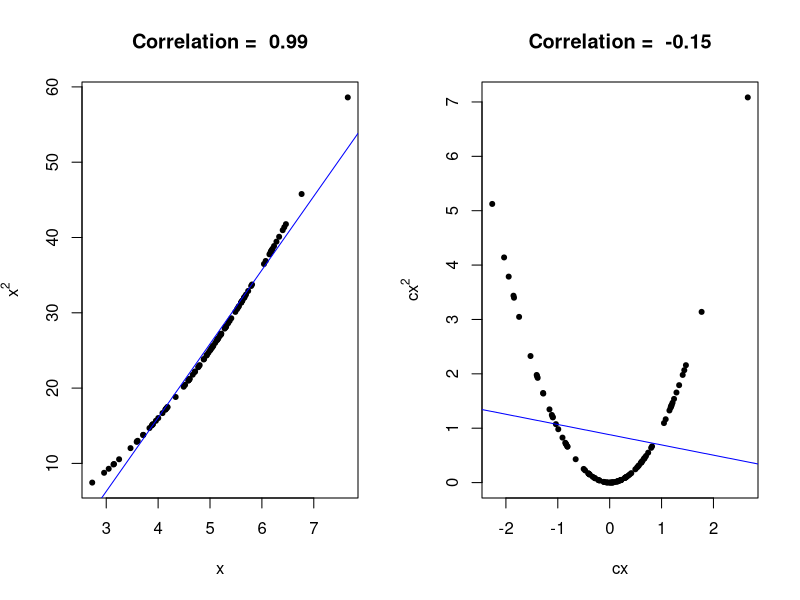
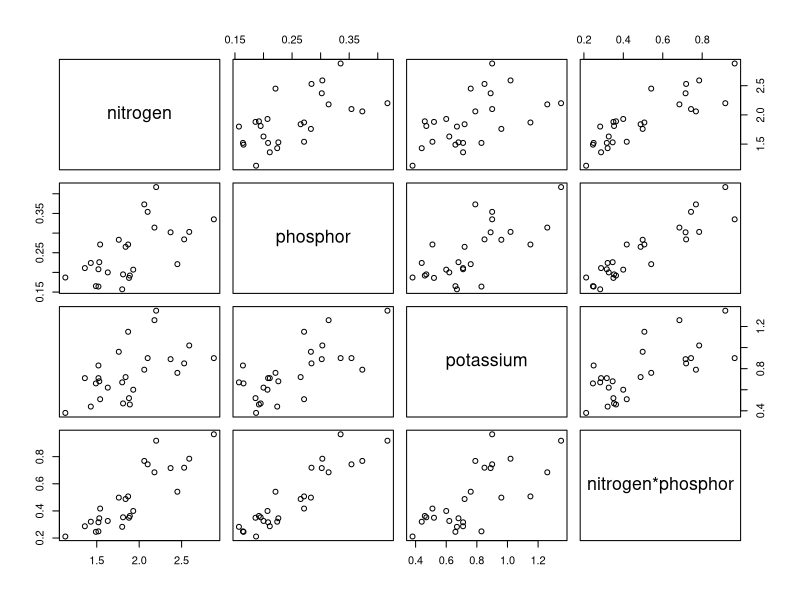
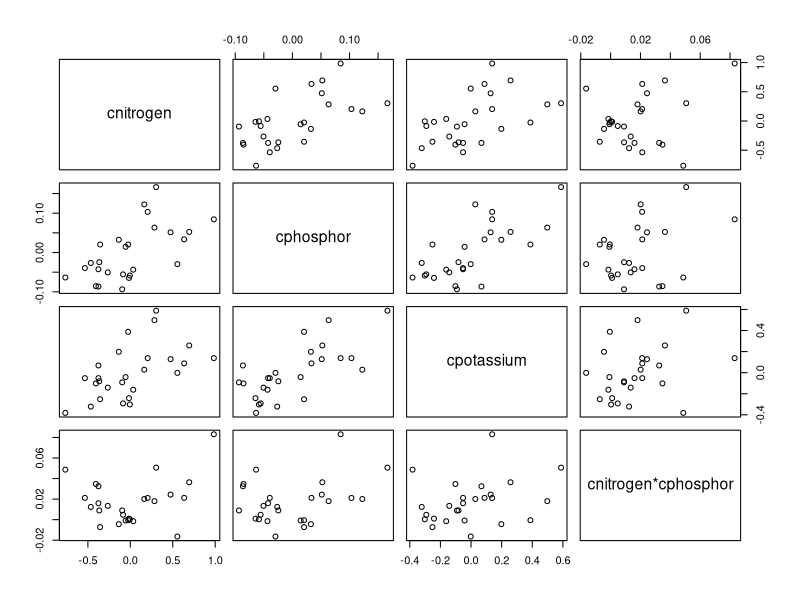
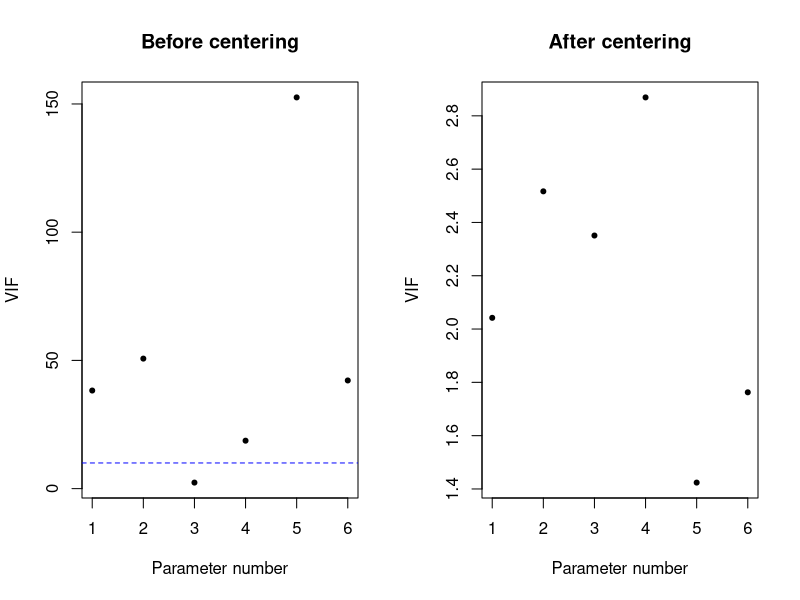
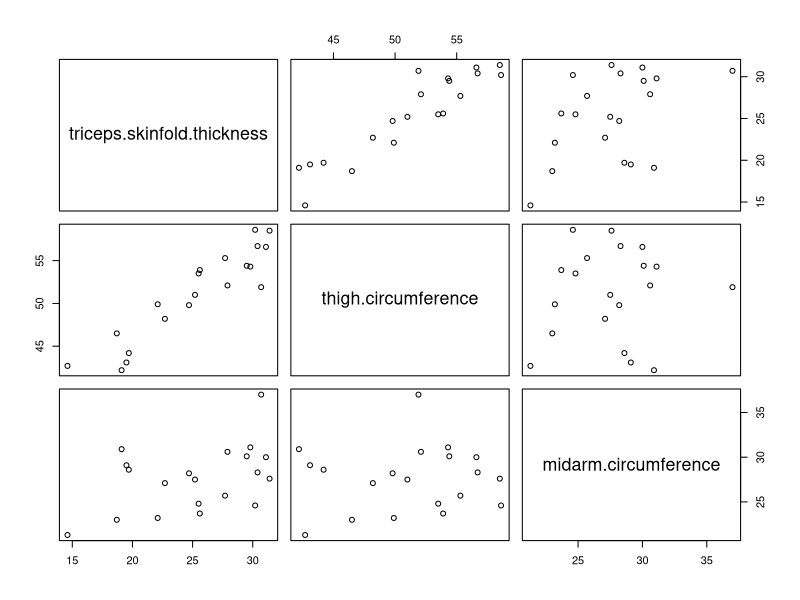

Source code (R) for these figures, in order:
## ---- chunk 1
needles <- read.table("./datasets/01-linear-regression/needles.txt", header = T, sep = "\t", dec = ".")
attach(needles)
model_l5 <- lm(length ~ nitrogen * phosphor + potassium 
               + phosphor * residu)
model_l8 <- lm(length ~ nitrogen *  phosphor + potassium)

body.fat <- read.table("./datasets/01-linear-regression/bodyfatNKNW.txt", header = T, dec = ".")
attach(body.fat)
## ---- chunk 2
x <- rnorm(100, 5, 1)
cx <- x - mean(x)
y <- x^2
cy <- cx^2
r1 <- cor(x,y)
r2 <- cor(cx,cy)
par(mfrow=c(1,2))
plot(x, y, pch = 20, main = paste("Correlation = ", round(r1,2)), xlab = "x", ylab = expression(x^2))
abline(lm(y ~ x), col = "blue")
plot(cx, cy, pch = 20, main = paste("Correlation = ", round(r2,2)), xlab = "cx", ylab = expression(cx^2))
abline(lm(cy ~ cx), col = "blue")
## ---- chunk 3
nitrogenphospor <- nitrogen * phosphor 
minerals <- cbind(nitrogen, phosphor, potassium, nitrogenphospor)
colnames(minerals)[4] <- "nitrogen*phosphor"
pairs(minerals)
## ---- chunk 4
cnitrogen <- nitrogen - mean(nitrogen)
cphosphor <- phosphor - mean(phosphor)
cpotassium <- potassium - mean(potassium)
cresidu <- residu - mean(residu)
cnitrogenphospor <- cnitrogen * cphosphor 
minerals2 <- cbind(cnitrogen, cphosphor, cpotassium, cnitrogenphospor)
colnames(minerals2)[4] <- "cnitrogen*cphosphor"
pairs(minerals2)
## ---- chunk 5
library(car)
model_l8b <- lm(length ~ cnitrogen *  cphosphor + cpotassium)
model_l5b <- lm(length ~ cnitrogen * cphosphor + cpotassium + cphosphor * cresidu)
v1 <- vif(model_l5)
v2 <- vif(model_l5b)
par(mfrow=c(1,2))
plot(v1, pch = 20, main = "Before centering", ylab = "VIF", xlab = "Parameter number")
abline(h=10, lty = 2, col = "blue")
z <- seq(1.4,2.8,0.2)
plot(v2, pch = 20, main = "After centering", ylab = "VIF", xlab = "Parameter number", yaxp = c(1.4, 2.8, 7))
## ---- chunk 6
summary(model_l8)$coefficients
## ---- chunk 7
summary(model_l8b)$coefficients
## ---- chunk 8
model_bf <- lm(bodyfat ~ triceps.skinfold.thickness 
               + thigh.circumference + midarm.circumference)
summary(model_bf)
## ---- chunk 9
pairs(body.fat[,-4])
## ---- chunk 10
library(car)
vif_bodyfat <- vif(model_bf)
as.data.frame(vif_bodyfat)
